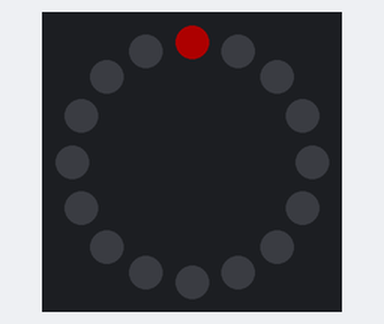
A sketch run on a simulated Arduino Nano, built with avr-gcc and run on an emulated ATmega328P. Shown: 16 RGB LEDs in a ring, first at the top, clockwise. Dim RGB values are drawn brighter than linear.

Above: at 0.15 s.
At 0.75 s:
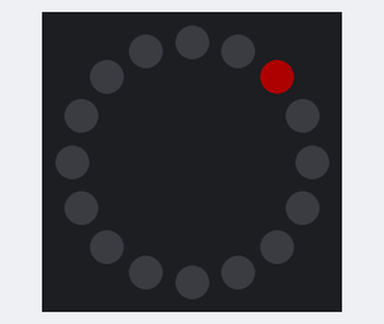
At 1.36 s:
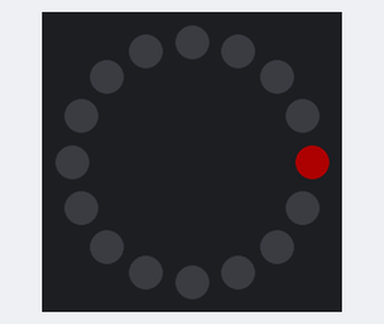
At 2.56 s:
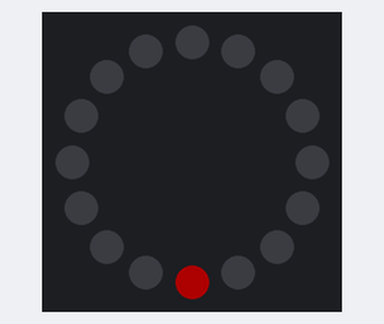
At 3.77 s:
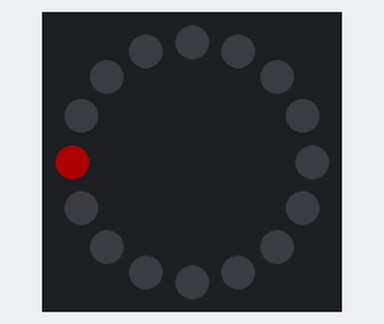
At 5.28 s:
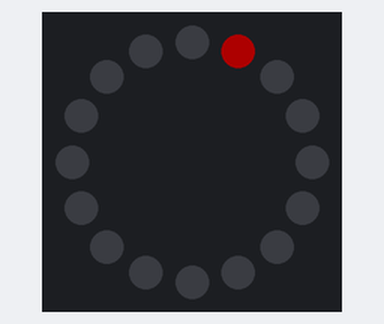

The sketch:

neopixelbasics.ino
```cpp
#include <Adafruit_NeoPixel.h>

/*
 * Drive a 16 pixel neopixel ring
 * GND to GND RAIL
 * 5V to + RAIL
 * +RAIL to VCC on neopixel
 * GND RAIL to GN on neopixel
 * D12 to control on neopixel
 *
 */

 // constants
 const byte NEO = 12; // alias pin 12 for neopixel
 const byte LED_COUNT = 16; // define the number of leds in ring

// create the neopixel ring object. Pass in number of leds, the pin, and the other two
// params depend on which model you have
Adafruit_NeoPixel ring(LED_COUNT, NEO, NEO_GRB + NEO_KHZ800);

 //define some colours
 uint32_t magenta = ring.Color(255, 0, 255);
 uint32_t green = ring.Color (0, 255, 0);
 uint32_t red = ring.Color (255, 0, 0);
 uint32_t blue = ring.Color (0, 0, 255);

// define some functions

void fill(uint32_t color) { // fill whole ring with one color passed in
  ring.fill(color, 0, LED_COUNT);
  ring.show();
}

void fill_pixel(uint32_t color, int pixel) { // fill one named pixel with color
  ring.clear();
  ring.setPixelColor(pixel, color);
  ring.show();
}

void circle(uint32_t color) { //have the passed in color go round in a loop
    for(int i=0; i < LED_COUNT; i++) { // For each pixel in strip...
    fill_pixel(color, i);         //  Set pixel's color (in RAM)
    ring.show();                          //  Update strip to match
    delay(300);                           //  Pause for a moment
  }

}

void setup() {
  ring.begin();
  ring.show(); // Initialize all pixels to 'off'
  ring.setBrightness(50);

}

void loop() {
  circle(red);
}
```

Measured:
- by itself, everything shown: repeats every 4.8 s, in 16 steps
